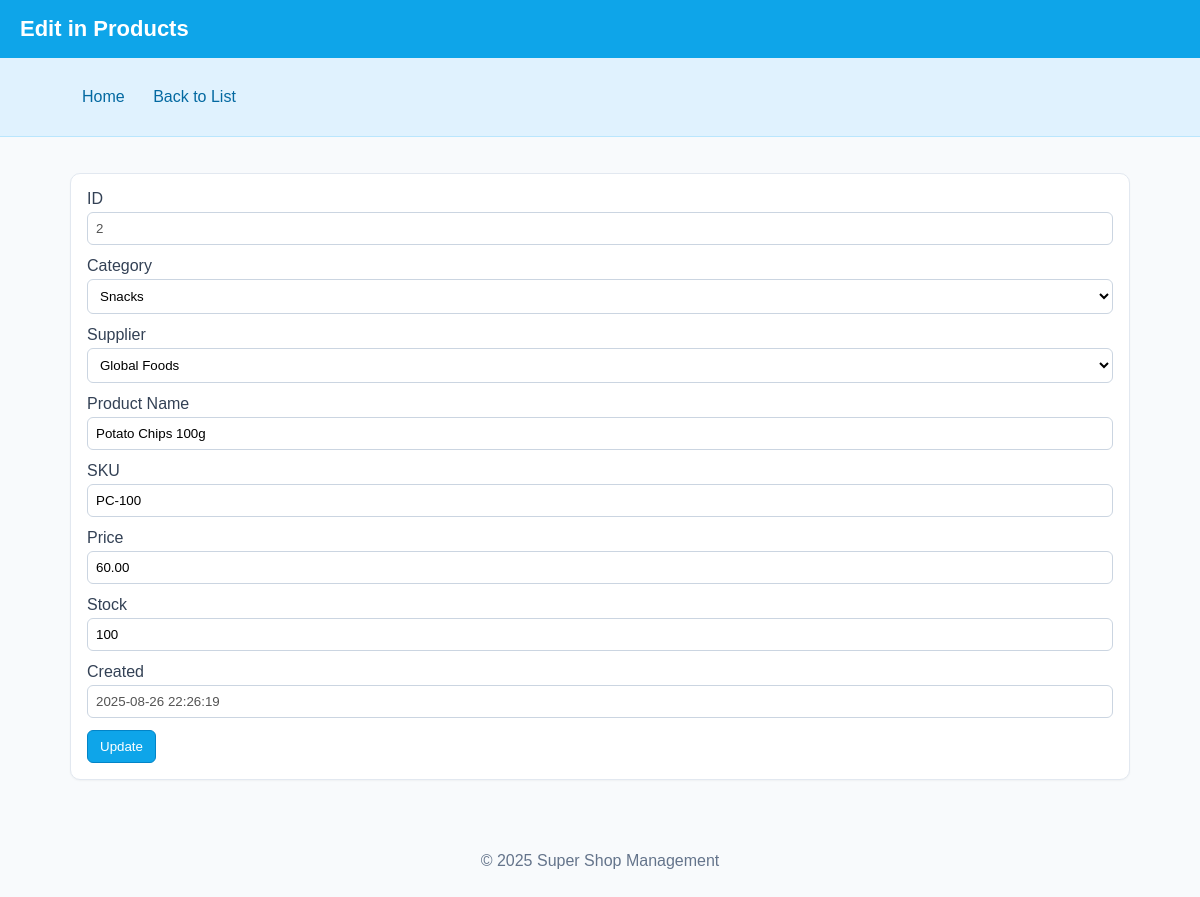
Page /tables/products/edit.php?id=2 on the committed database.
### tables this page shows
CREATE TABLE products (
  product_id INT AUTO_INCREMENT PRIMARY KEY,
  category_id INT NOT NULL,
  supplier_id INT NULL,
  name VARCHAR(150) NOT NULL,
  sku VARCHAR(100) UNIQUE NULL,
  price DECIMAL(10,2) NOT NULL,
  stock INT NOT NULL DEFAULT 0,
  created_at DATETIME NOT NULL DEFAULT CURRENT_TIMESTAMP,
  CONSTRAINT fk_products_category
    FOREIGN KEY (category_id) REFERENCES categories(category_id)
    ON UPDATE CASCADE ON DELETE RESTRICT,
  CONSTRAINT fk_products_supplier
    FOREIGN KEY (supplier_id) REFERENCES suppliers(supplier_id)
    ON UPDATE CASCADE ON DELETE SET NULL
);

### tables/products/edit.php (called while the page is built)
<?php
require_once __DIR__ . '/config.php';
require_once __DIR__ . '/../../crud/edit.php';
?>

### tables/products/config.php (called while the page is built)
<?php
$table = 'products';
$primary_key = 'product_id';
$fields = [
  'product_id'  => ['type'=>'int','auto_increment'=>true,'primary'=>true],
  'category_id' => [
    'type'=>'int','required'=>true,
    'foreign'=>['table'=>'categories','col'=>'category_id','ref_label'=>'name']
  ],
  'supplier_id' => [
    'type'=>'int','required'=>false,'nullable'=>true,
    'foreign'=>['table'=>'suppliers','col'=>'supplier_id','ref_label'=>'name']
  ],
  'name'        => ['type'=>'varchar','required'=>true],
  'sku'         => ['type'=>'varchar','required'=>false,'nullable'=>true],
  'price'       => ['type'=>'decimal','required'=>true],
  'stock'       => ['type'=>'int','required'=>true],
  'created_at'  => ['type'=>'datetime','auto'=>true],
];
$labels = [
  'product_id'  => 'ID',
  'category_id' => 'Category',
  'supplier_id' => 'Supplier',
  'name'        => 'Product Name',
  'sku'         => 'SKU',
  'price'       => 'Price',
  'stock'       => 'Stock',
  'created_at'  => 'Created',
];
?>

### crud/edit.php (the view, shortened to what this page needs)
<?php
require_once __DIR__ . '/../config/db_connect.php';
$id = $_GET['id'] ?? null;
$stmt = $pdo->prepare("SELECT * FROM {$table} WHERE {$primary_key} = :id");
$stmt->execute([':id' => $id]);
$existing = $stmt->fetch();
function fetch_fk_options($pdo, $fk) {
  $t = $fk['table']; $col = $fk['col']; $label = $fk['ref_label'];
  $stmt = $pdo->query("SELECT {$col} as id, {$label} as label FROM {$t} ORDER BY {$label} ASC");
  return $stmt->fetchAll();
}
function render_header($title) {
  echo '<!doctype html><html><head><meta charset="utf-8"><meta name="viewport" content="width=device-width, initial-scale=1"><title>'
    . htmlspecialchars($title) . '</title><link rel="stylesheet" href="../../assets/style.css"></head><body>';
  echo '<div class="header"><h1>' . htmlspecialchars($title) . '</h1></div>';
  echo '<div class="nav"><div class="container"><a href="../../index.php">Home</a> <a href="list.php">Back to List</a></div></div>';
  echo '<div class="container"><div class="card">';
}
function render_footer() {
  echo '</div></div><div class="footer"><p>&copy; ' . date('Y') . ' Super Shop Management</p></div></body></html>';
}
render_header("Edit in " . ucfirst($table));
echo '<form method="post">';
foreach ($fields as $name => $meta) {
  $label = $labels[$name] ?? $name;
  if (!empty($meta['auto_increment']) || !empty($meta['auto']) || !empty($meta['primary'])) {
    echo '<div class="form-row"><label>'.htmlspecialchars($label).'</label>';
    echo '<input type="text" value="'.htmlspecialchars((string)$existing[$name]).'" disabled />';
    echo '</div>';
    continue;
  }
  $type = $meta['type'] ?? 'varchar';
  $input = $meta['input'] ?? null;
  $required = !empty($meta['required']) ? 'required' : '';
  $current = $existing[$name] ?? '';
  echo '<div class="form-row"><label for="'.htmlspecialchars($name).'">'.htmlspecialchars($label).'</label>';
  if (!empty($meta['foreign'])) {
    $opts = fetch_fk_options($pdo, $meta['foreign']);
    echo '<select name="'.htmlspecialchars($name).'" id="'.htmlspecialchars($name).'" '.$required.'>';
    foreach ($opts as $opt) {
      $sel = ($opt['id'] == $current) ? 'selected' : '';
      echo '<option '.$sel.' value="'.htmlspecialchars($opt['id']).'">'.htmlspecialchars($opt['label']).'</option>';
    }
    echo '</select>';
  } else if ($type === 'text') {
    echo '<textarea name="'.htmlspecialchars($name).'" id="'.htmlspecialchars($name).'" rows="4">'.htmlspecialchars((string)$current).'</textarea>';
  } else if ($type === 'int' || $type === 'decimal') {
    $step = $type === 'decimal' ? '0.01' : '1';
    echo '<input type="number" step="'.$step.'" name="'.htmlspecialchars($name).'" id="'.htmlspecialchars($name).'" value="'.htmlspecialchars((string)$current).'" '.$required.' />';
  } else if ($type === 'date') {
    echo '<input type="date" name="'.htmlspecialchars($name).'" id="'.htmlspecialchars($name).'" value="'.htmlspecialchars((string)$current).'" '.$required.' />';
  } else if ($input === 'password') {
    echo '<input type="password" name="'.htmlspecialchars($name).'" id="'.htmlspecialchars($name).'" placeholder="Leave blank to keep unchanged" />';
  } else {
    echo '<input type="text" name="'.htmlspecialchars($name).'" id="'.htmlspecialchars($name).'" value="'.htmlspecialchars((string)$current).'" '.$required.' />';
  }
  echo '</div>';
}
echo '<button class="btn primary" type="submit">Update</button>';
echo '</form>';
render_footer();

### assets/style.css (style rules this page uses)
* { box-sizing: border-box; }
body { font-family: Arial, Helvetica, sans-serif; margin: 0; background:#f8fafc; color:#0f172a; }
a { text-decoration: none; }
.container { max-width: 1100px; margin: 0 auto; padding: 20px; }
.header { background:#0ea5e9; color:white; padding:16px 20px; }
.header h1 { margin:0; font-size: 22px; }
.nav { background:#e0f2fe; border-bottom:1px solid #bae6fd; }
.nav a { display:inline-block; padding:10px 12px; color:#0369a1; }
.card { background:white; border:1px solid #e2e8f0; border-radius:10px; padding:16px; margin:16px 0; box-shadow: 0 1px 2px rgba(0,0,0,0.04); }
.btn { display:inline-block; padding:8px 12px; border-radius:6px; border:1px solid #cbd5e1; background:#fff; color:#0f172a; }
.btn.primary { background:#0ea5e9; color:white; border-color:#0284c7; }
.form-row { margin-bottom:12px; }
.form-row label { display:block; margin-bottom:4px; color:#334155; }
.form-row input, .form-row select, .form-row textarea { width:100%; padding:8px; border:1px solid #cbd5e1; border-radius:6px; background:white; }
.footer { text-align:center; color:#64748b; padding:20px; }

### rows in the picture
products: product_id "2", name "Potato Chips 100g", sku "PC-100", price "60.00", stock "100", created_at "2025-08-26 22:26:19"

### other values in the picture
$title "Edit in Products"
$label "ID"
$label "Category"
$label "Supplier"
$label "Product Name"
$label "SKU"
$label "Price"
$label "Stock"
$label "Created"
form field category_id "Snacks"
form field supplier_id "Global Foods"
